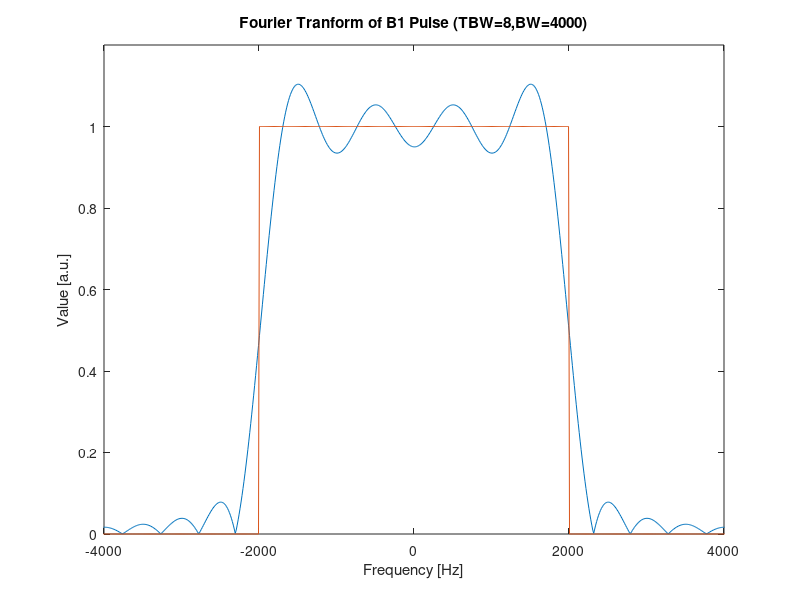
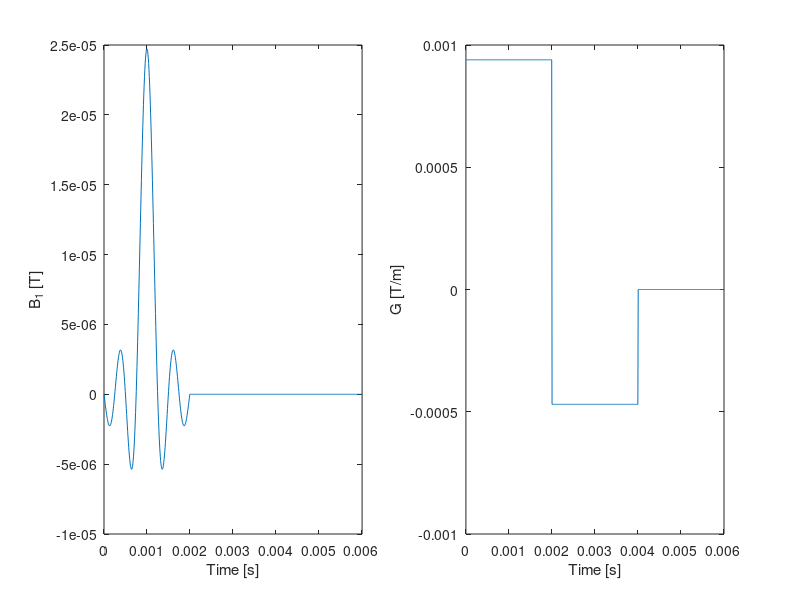

Source code (MATLAB) for these figures, in order: (Note: this script raises an error after producing the figures.)
clear
clc
close all

%Settable parameters
TBW = 8; % time bandwidth product (unitless)
T = 2e-3; %total time of pulse (s)
thickness = 0.1; % selection thickness (m)
gamma = (42.58e6); % gamma (has to be this since bloch sim doesn't take input)
flip = 90; % flip angle (degrees)

% 8us spacing is reasonable
dT = 8e-6;

% Intial state of magnetization
M0 = [0; 0; 1];

% Time
time = 0:dT:T;

% Sinc pulse with 2 sidelobes
B1  = sinc(linspace(-TBW/2,TBW/2,numel(time)))';

%Get the BW
BW = TBW/(max(time));

% Plot frequency content of B1 pulse
N = numel(B1);
SamplingBW = 1/(dT);
f = linspace(-SamplingBW/2,SamplingBW/2,10000);
figure
dft_of_b1 = abs(fftshift(fft(B1,10000)));
ideal_b1 = double(abs(f) < BW/2);
dft_of_b1 = dft_of_b1*(ideal_b1(:)'*dft_of_b1(:))/(dft_of_b1(:)'*dft_of_b1(:)); % just to scale nicely
plot(f,dft_of_b1);
hold on
plot(f,ideal_b1)
xlim([-BW BW]);
ylim([0 1.2]);
xlabel('Frequency [Hz]')
ylabel('Value [a.u.]');
title(['Fourier Tranform of B1 Pulse (TBW=',num2str(TBW),',BW=',num2str(BW),')'])

% Constant gradient
Gamp = BW / ( gamma*thickness); 
G  = Gamp*ones(numel(time),1);

% Add rephasing gradient and som zero values at the end
G = [G; -0.5*G; 0.0*G];
B1= [B1; 0*B1; 0*B1];
time = dT*(0:numel(G)-1)';

% Calculate over +/- 10cm
zloc = linspace(-thickness,thickness,101);

% Offset frequency
freq = 0;
T1 = 100000;
T2 = 100000;

% set flip to 90 
B1 = B1*(flip/180*pi)/(2*pi*42.58e6*sum(real(B1)*dT));

figure
subplot(121)
plot(time,B1);
xlabel('Time [s]')
ylabel('B_1 [T]')
xlim([min(time) max(time)])
subplot(122)
plot(time,G);
xlabel('Time [s]')
ylabel('G [T/m]')
xlim([min(time) max(time)])

for z_index = 1:numel(zloc)
    % Setup magnatic field
    B(:,1) = real(B1);
    B(:,2) = imag(B1);
    B(:,3) = G.*zloc(z_index);
    
    % Run simulator
    [Mout,Bout] = bloch_solver( B, time(:),freq(:),T1, T2, M0);
    % Mx is [1 (freq) x 101 (z) x 251 (time)]
    Mx(z_index,:) = Mout(1,:);
    My(z_index,:) = Mout(2,:);
    Mz(z_index,:) = Mout(3,:);
end

figure
plot(zloc,squeeze(abs(Mx(:,end)+1i*My(:,end))))
xlabel('Z Location [m]');
ylabel('M_x_y [1/M_0]');


figure
title('M_x_y During RF');
imagesc(time,zloc,squeeze(abs(Mx(:,:)+1i*My(:,:))))
ylabel('Z Location [m]');
xlabel('Time [s]');
title('M_x_y')
colorbar

figure
imagesc(time,zloc,squeeze(angle(Mx(:,:)+1i*My(:,:))))
ylabel('Z Location [m]');
xlabel('Time [s]');
title('\angle{M_x_y} During RF');
colorbar

figure
title('M_z During RF');
imagesc(time,zloc,squeeze(Mz(:,:)))
ylabel('Z Location [m]');
xlabel('Time [s]');
title('M_z')
colorbar
